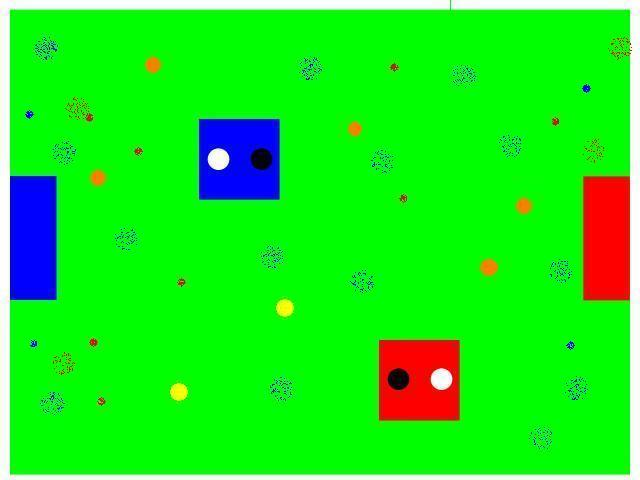
%> input picture techfest/ban/code/27th dec/withBall.JPG, 640 x 480 px
$ octave testing_GoalPost.m   (GNU Octave 9; MATLAB toolbox functions it lacks are replaced by stand-ins)
%> lines starting %> are read from the running program, lines starting %| are printed output that depends on the picture; in (x1, y1, x2, y2) boxes, pixels count from 0 and x2, y2 are one past the last pixel; in counts of white or black regions, pixels touching at a corner belong together; the program's own positions count from 1
clc;close all;

global vid
global input_colored_image;
global size_input_colored_image;
global g_REDGoalPostCordiToShoot
global g_BLUEGoalPostCordiToShoot
global g_minGoalPostArea %**** no use
global g_BW_RedGoalPost_Inv
global g_BW_BlueGoalPost_Inv
global g_lengthOfGoalRegion
%% oparameters to change
g_lengthOfGoalRegion=90;
% ???? ***g_minGoalPostArea=3000;
g_REDGoalPostCordiToShoot=[];
g_BLUEGoalPostCordiToShoot=[];

%% GoalPost Color values

global g_color_min_red_GoalPost
global g_color_max_red_GoalPost
global g_red_over_green_GoalPost_red
global g_red_over_blue_GoalPost_red

global g_color_min_blue_GoalPost
global g_color_max_blue_GoalPost
global g_blue_over_green_GoalPost_blue
global g_blue_over_red_GoalPost_blue


%red Goal Post
g_color_min_red_GoalPost = [180 0 0];
g_color_max_red_GoalPost = [255 180 120];
g_red_over_green_GoalPost_red = 60;
g_red_over_blue_GoalPost_red = 100;

%Blue Goal Post
g_color_min_blue_GoalPost = [0 0 180];
g_color_max_blue_GoalPost = [120 100 255];
g_blue_over_green_GoalPost_blue = 60 ;
g_blue_over_red_GoalPost_blue = 70;


%%
%***input_colored_image=getsnapshot(vid);
input_colored_image=imread('withBall.jpg');
%> input_colored_image is the input picture: size 480x640x3 uint8; mean R, G, B 28.4, 232.6, 28.3
size_input_colored_image=size(input_colored_image);
%> size_input_colored_image = [480 640 3]
%% removing unnecessory part of arena
goalPostColoredInage=input_colored_image;

goalPostColoredInage(1:size_input_colored_image(1),...
    g_lengthOfGoalRegion+1:size_input_colored_image(2)-g_lengthOfGoalRegion,:)=0;
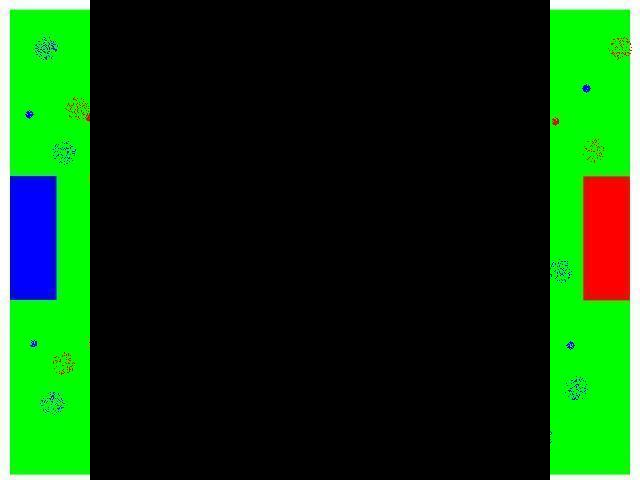
%> goalPostColoredInage: size 480x640x3 uint8; mean R, G, B 15.3, 61, 15.6
figure,imshow(goalPostColoredInage);

%% Color 1. RED Goal post

BWRed=((goalPostColoredInage(:,:,1)>=goalPostColoredInage(:,:,2)+g_red_over_green_GoalPost_red) ...
    &((goalPostColoredInage(:,:,1)>=goalPostColoredInage(:,:,3)+g_red_over_blue_GoalPost_red)) ...
    &((goalPostColoredInage(:,:,1)>=g_color_min_red_GoalPost(1))) ...
    &((goalPostColoredInage(:,:,2)<=g_color_max_red_GoalPost(2))) ...
    &((goalPostColoredInage(:,:,3)<=g_color_max_red_GoalPost(3))));
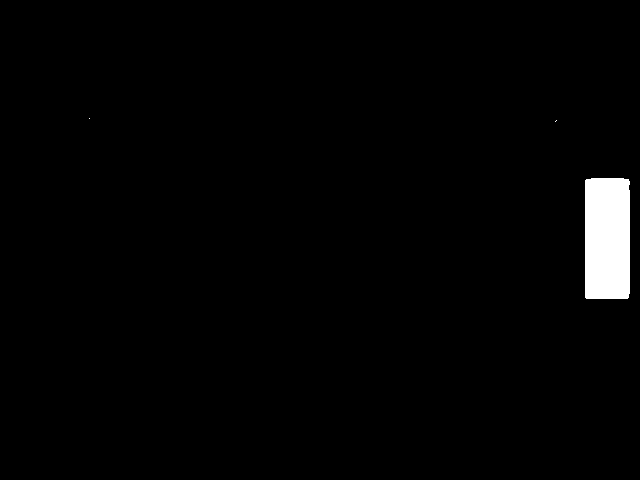
%> BWRed: size 480x640 logical; 1.8% white; 3 white regions (2 under 20 px)

BWRed=imclose(BWRed, strel('square',5));

[LabledImageRed,NRed] = bwlabel(BWRed,8);
%> LabledImageRed: size 480x640 double; 4 distinct labels, from 0 to 3
%> NRed = 3
if(NRed==0)
    error('no red color detected')
end
regionPropertiesRed = regionprops(LabledImageRed,'Area','BoundingBox','FilledImage');
%> regionPropertiesRed = 3 regions; box (x1, y1, x2, y2) and Area: (585, 178, 630, 299) 5418, (555, 120, 557, 122) 2, (89, 118, 90, 119) 1

if(NRed~=1)
    AreaArrayRed(NRed)=0;
    for count=1:NRed
        AreaArrayRed(count) = regionPropertiesRed(count).Area;
    end
%> this loop made 3 passes
%> after the loop, AreaArrayRed = [1 2 5418]

    [maxAreaRed indexRed] = max(AreaArrayRed);
%> maxAreaRed = 5418; indexRed = 3
    bbRed       =  floor(regionPropertiesRed(indexRed).BoundingBox);
%> bbRed = [585 178 45 121]
    filledImageRed = regionPropertiesRed(indexRed).FilledImage;
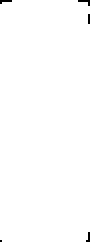
%> filledImageRed: size 121x45 logical (shown 2 times larger); 99.5% white; black in thin lines or dots
else
    bbRed =  floor(regionPropertiesRed.BoundingBox);
    filledImageRed = regionPropertiesRed.FilledImage;
end

if(bbRed(1) < g_lengthOfGoalRegion)
   g_REDGoalPostCordiToShoot =int16( [bbRed(1)+bbRed(3),bbRed(2)+bbRed(4)/2 ]);
else
   g_REDGoalPostCordiToShoot = int16([bbRed(1),bbRed(2)+bbRed(4)/2 ]);
%> g_REDGoalPostCordiToShoot = [585 239]
end
g_BW_RedGoalPost_Inv = logical(zeros([size_input_colored_image(1) size_input_colored_image(2)]));
g_BW_RedGoalPost_Inv(bbRed(2):bbRed(2)+bbRed(4)-1,bbRed(1):bbRed(1)+bbRed(3)-1) = filledImageRed;
%> g_BW_RedGoalPost_Inv: size 480x640 logical; 1.8% white; 1 white region, box (x1, y1, x2, y2) and area: (584, 177, 629, 298) 5418
g_BW_RedGoalPost_Inv = ~g_BW_RedGoalPost_Inv;

figure,imshow(~g_BW_RedGoalPost_Inv);
hold on
plot(g_REDGoalPostCordiToShoot(1),g_REDGoalPostCordiToShoot(2),'rx')
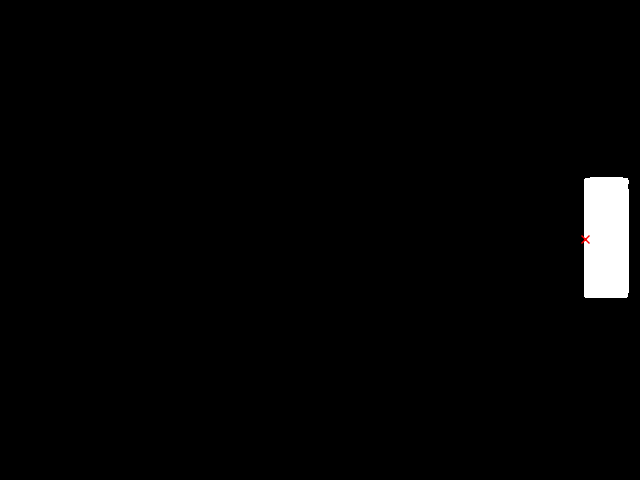
%> figure redrawn from the program's plot data

%% Color 2. BLUE Goal post

BWBlue = ((goalPostColoredInage(:,:,3)>=goalPostColoredInage(:,:,1)+g_blue_over_red_GoalPost_blue) ...
    &((goalPostColoredInage(:,:,3)>=goalPostColoredInage(:,:,2)+g_blue_over_green_GoalPost_blue)) ...
    &((goalPostColoredInage(:,:,3)>=g_color_min_blue_GoalPost(3))) ...
    &((goalPostColoredInage(:,:,2)<=g_color_max_blue_GoalPost(2))) ...
    &((goalPostColoredInage(:,:,1)<=g_color_max_blue_GoalPost(1))));
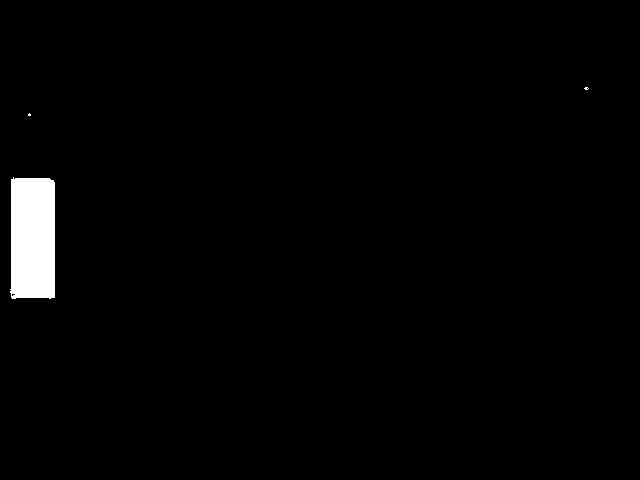
%> BWBlue: size 480x640 logical; 1.7% white; 3 white regions (2 under 20 px), largest, box (x1, y1, x2, y2) and area: (10, 177, 55, 299) 5272

BWBlue=imclose(BWBlue, strel('square',5));
%> BWBlue: size 480x640 logical; 1.7% white; 3 white regions (2 under 20 px)

[LabledImageBlue,NBlue] = bwlabel(BWBlue,8);
%> LabledImageBlue: size 480x640 double; 4 distinct labels, from 0 to 3
%> NBlue = 3
if(NBlue==0)
    error('no red color detected')
end
regionPropertiesBlue = regionprops(LabledImageBlue,'Area','BoundingBox','FilledImage');
%> regionPropertiesBlue = 3 regions; box (x1, y1, x2, y2) and Area: (10, 177, 55, 299) 5278, (584, 87, 589, 90) 11, (28, 113, 31, 116) 7

if(NBlue~=1)
    AreaArrayBlue(NBlue)=0;
    for count=1:NBlue
        AreaArrayBlue(count) = regionPropertiesBlue(count).Area;
    end
%> after the loop, AreaArrayBlue = [5278 7 11]

    [maxAreaBlue indexBlue] = max(AreaArrayBlue);
%> maxAreaBlue = 5278; indexBlue = 1
    bbBlue =  floor(regionPropertiesBlue(indexBlue).BoundingBox);
%> bbBlue = [10 177 45 122]
    filledImageBlue = regionPropertiesBlue(indexBlue).FilledImage;
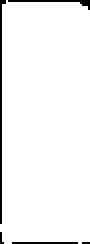
%> filledImageBlue: size 122x45 logical (shown 2 times larger); 96.1% white; black in thin lines or dots
else
    bbBlue =  floor(regionPropertiesBlue.BoundingBox);
    filledImageBlue = regionPropertiesBlue.FilledImage;
end

if(bbBlue(1) < g_lengthOfGoalRegion)
   g_BLUEGoalPostCordiToShoot = int16([bbBlue(1)+bbBlue(3),bbBlue(2)+bbBlue(4)/2 ]);
%> g_BLUEGoalPostCordiToShoot = [55 238]
else
   g_BLUEGoalPostCordiToShoot = int16([bbBlue(1),bbBlue(2)+bbBlue(4)/2 ]);
end

g_BW_BlueGoalPost_Inv = logical(zeros([size_input_colored_image(1) size_input_colored_image(2)]));
g_BW_BlueGoalPost_Inv(bbBlue(2):bbBlue(2)+bbBlue(4)-1,bbBlue(1):bbBlue(1)+bbBlue(3)-1) = filledImageBlue;
%> g_BW_BlueGoalPost_Inv: size 480x640 logical; 1.7% white; 1 white region, box (x1, y1, x2, y2) and area: (9, 176, 54, 298) 5278
g_BW_BlueGoalPost_Inv = ~g_BW_BlueGoalPost_Inv;

figure,imshow(~g_BW_BlueGoalPost_Inv);
hold on
plot(g_BLUEGoalPostCordiToShoot(1),g_BLUEGoalPostCordiToShoot(2),'bx')
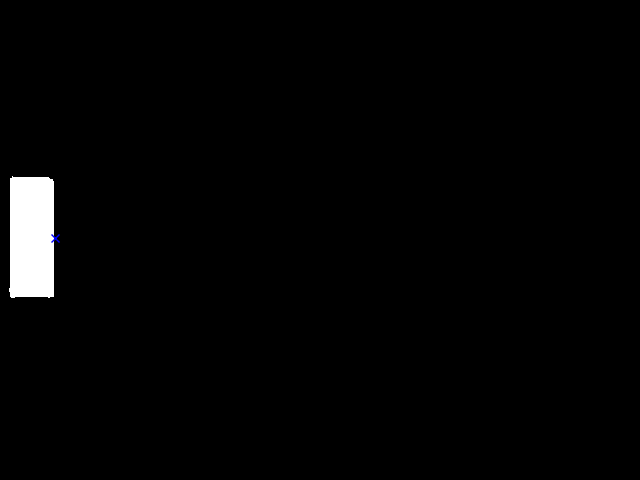
%> figure redrawn from the program's plot data

return
